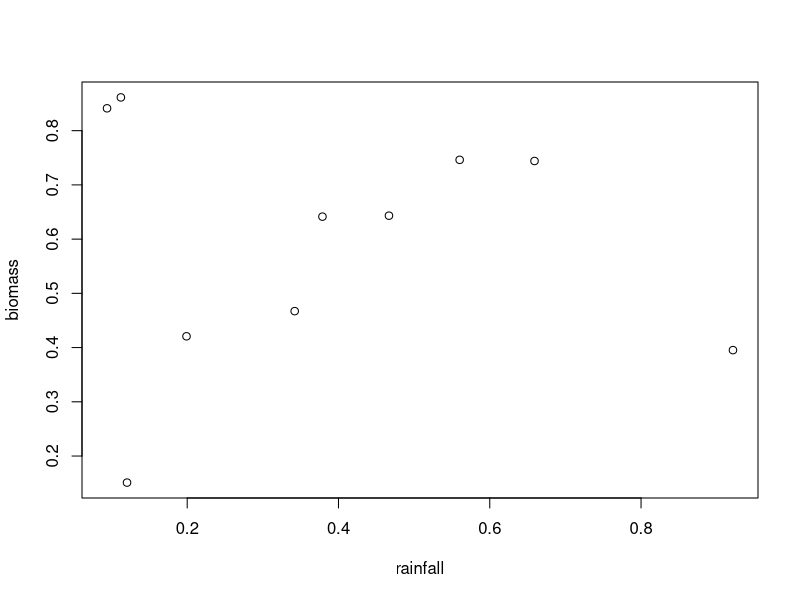

The R script that drew this image:
# Description of Script Contect
# 1 Febuary 2022
# Modified on 2 Febuary 2022
#Andrew McCracken

rainfall <- runif(10)
biomass <- runif(10)

# head(biomass)
# print(rainfall)
# rainfall
# head(rainfall)
plot(x = rainfall, y = biomass)

